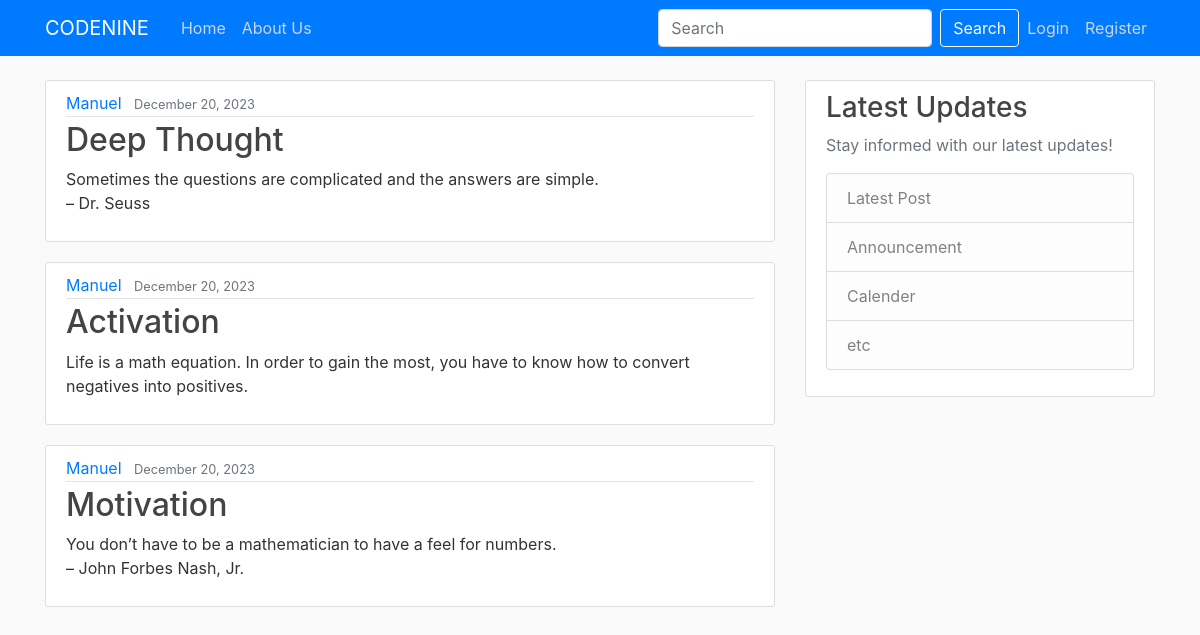
The page / on the database its author committed.
### blog/models.py (models this page shows, shortened)
class Post(models.Model):
    title = models.CharField(max_length=100)
    content = models.TextField()
    date_posted = models.DateTimeField(default=timezone.now)
    author = models.ForeignKey(User, on_delete=models.CASCADE)

### blog/views.py (the view)
# urls.py: path('', views.home, name='blog-home'),
def home(request):
    context = {
        'posts': Post.objects.all()
    }
    return render(request, 'blog/home.html', context)

### blog/templates/blog/home.html
{% extends  "blog/base.html" %}
{% block content %}
    {% for post in posts %}
        <article class="media content-section">
            <div class="media-body">
                <div class="article-metadata">
                    <a class="mr-2" href="#">{{ post.author}}</a>
                    <small class="text-muted">{{ post.date_posted|date:"F d, Y"}}</small>
                </div>
                <h2><a class="article-title" href="#">{{ post.title }}</a></h2>
                <p class='article-content'>{{ post.content }}</p>
            </div>
        </article>
    {% endfor %}
{% endblock content %}

### blog/templates/blog/base.html (shortened to what this page needs)
{% load static %}
<!DOCTYPE html>
<html>
    <head>
        <link rel="stylesheet" href="https://cdn.jsdelivr.net/npm/bootstrap@4.0.0/dist/css/bootstrap.min.css">
        <link rel="stylesheet" type="text/css" href="{% static 'blog/main.css' %}">
    </head>
    <body>
        <header class="site-header">
            <nav class="navbar navbar-expand-md navbar-dark bg-primary fixed-top">
                <div class="container">
                    <a class="navbar-brand mr-4" href="{% url 'blog-home' %}">CODENINE</a>
                    <div class="collapse navbar-collapse" id="navbarToggle">
                        <div class="navbar-nav mr-auto">
                            <a class="nav-item nav-link" href="{% url 'blog-home' %}">Home</a>
                            <a class="nav-item nav-link" href="{% url 'blog-about' %}">About Us</a>
                        </div>
                        <div class="navbar-nav">
                            <form class="form-inline">
                                <input class="form-control mr-sm-2" type="search" placeholder="Search" aria-label="Search">
                                <button class="btn btn-outline-light my-2 my-sm-0" type="submit">Search</button>
                              </form>
                            <a class="nav-item nav-link" href="#">Login</a>
                            <a class="nav-item nav-link" href="#">Register</a>
                        </div>
                    </div>
                </div>
            </nav>
        </header>
        <main role="main" class="container">
            <div class="row">
                <div class="col-md-8">
                    {% block content %}{% endblock %}
                </div>
                <div class="col-md-4">
                    <div class="content-section">
                        <h3>Latest Updates</h3>
                    <p class="text-muted">Stay informed with our latest updates!
                        <ul class="list-group">
                            <li class="list-group-item list-group-item-light">Latest Post</li>
                            <li class="list-group-item list-group-item-light">Announcement</li>
                            <li class="list-group-item list-group-item-light">Calender</li>
                            <li class="list-group-item list-group-item-light">etc</li>
                        </ul>
                    </p>
                    </div>
                </div>
            </div>
        </main>
    </body>
</html>

### blog/static/blog/main.css (style rules this page uses)
body { background: #fafafa; color: #333333; margin-top: 5rem; }
h1, h2, h3, h4, h5, h6 { color: #444444; }
ul { margin: 0; }
.site-header .navbar-nav .nav-link { color: #cbd5db; }
.content-section { background: #ffffff; padding: 10px 20px; border: 1px solid #dddddd; border-radius: 3px; margin-bottom: 20px; }
.article-title { color: #444444; }
.article-content { white-space: pre-line; }
.article-metadata { padding-bottom: 1px; margin-bottom: 4px; border-bottom: 1px solid #e3e3e3 }

### rows shown on the page
Post: author "Manuel", date_posted "December 20, 2023", title "Deep Thought", content "Sometimes the questions are complicated and the answers are simple. – Dr. Seuss"
Post: author "Manuel", date_posted "December 20, 2023", title "Activation", content "Life is a math equation. In order to gain the most, you have to know how to convert negatives into positives."
Post: author "Manuel", date_posted "December 20, 2023", title "Motivation", content "You don’t have to be a mathematician to have a feel for numbers. – John Forbes Nash, Jr."
